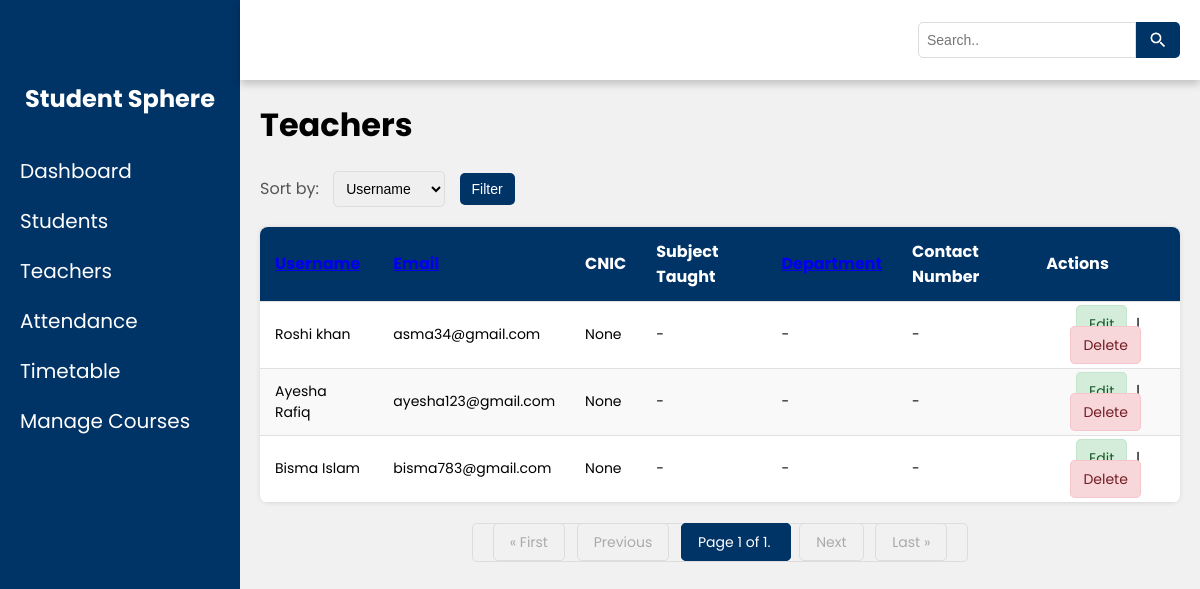
The page /teachers/ on the database as committed earlier.
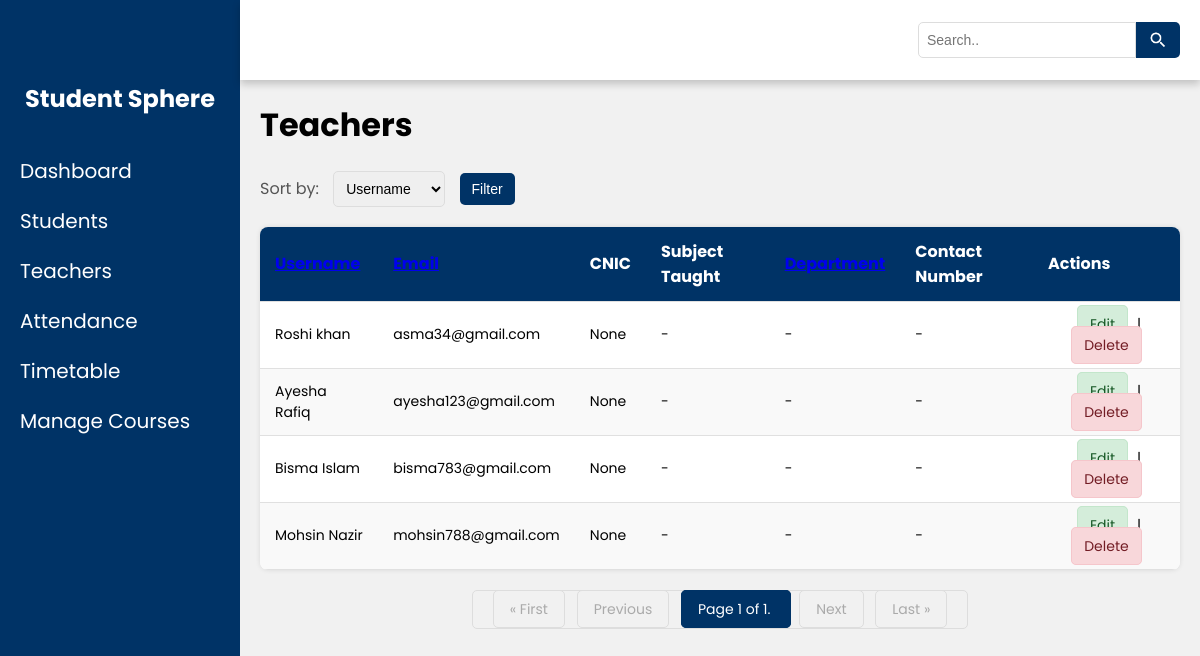
The same page on the database as committed later.
### student_management_app/models.py (models this page shows, shortened)
class Teacher(models.Model):
    user = models.OneToOneField(UserProfile, on_delete=models.CASCADE, primary_key=True)
    verification_code = models.CharField(max_length=100, blank=True, null=True)
    cnic = models.CharField(max_length=15, blank=True, null=True)
    subject_taught = models.CharField(max_length=100, blank=True, null=True)
    department = models.CharField(max_length=100, blank=True, null=True)
    contact_number = models.CharField(max_length=20, blank=True, null=True)

class UserProfile(AbstractUser):
    ROLE_CHOICES = [
        ('student', 'Student'),
        ('teacher', 'Teacher'),
        ('admin', 'Admin'),
    ]
    role = models.CharField(max_length=10, choices=ROLE_CHOICES, default='student')

### student_management_app/views.py (the view)
# urls.py: path('teachers/', views.teacher_list, name='teacher_list'),
def teacher_list(request):
    teachers = Teacher.objects.all()
    search_term = request.GET.get('search')
    if search_term:
        teachers = teachers.filter(
            Q(user__username__icontains=search_term) |
            Q(user__email__icontains=search_term) |
            Q(subject_taught__icontains=search_term) |
            Q(department__icontains=search_term)
        )
        teachers = teachers.annotate(
            relevance=Case(
                When(user__username__icontains=search_term, then=Value(10)),
                When(user__email__icontains=search_term, then=Value(5)),
                default=Value(1),
                output_field=IntegerField(),
            ),
            name_length=Length('user__username')
        ).order_by('-relevance',
                     'name_length')  # Important: Order by relevance and then name_length
    else:
        teachers = teachers.annotate(
            relevance=Value(0, output_field=IntegerField()),
            name_length=Length('user__username')
        )
    sort_by = request.GET.get('sort')
    if sort_by:
        if sort_by == 'username':
            teachers = teachers.order_by('user__username')
        elif sort_by == 'email':
            teachers = teachers.order_by('user__email')
        elif sort_by == 'department':
            teachers = teachers.order_by('department')
        elif sort_by == 'cnic':
            teachers = teachers.order_by('cnic')
        elif sort_by == 'contact_number':
            teachers = teachers.order_by('contact_number')
        elif sort_by == 'subject_taught':
            teachers = teachers.order_by('subject_taught')
        else:
            teachers = teachers.order_by('pk')  # Default to primary key if sort is invalid
    else:
        teachers = teachers.order_by('pk')  # Default ordering
    paginator = Paginator(teachers, 10)
    page_number = request.GET.get('page')
    page_obj = paginator.get_page(page_number)
    context = {
        'page_obj': page_obj,
        'search_term': search_term,
        'sort_by': sort_by,
    }
    return render(request, 'admin_teachers.html', context)

### student_management_app/context_processors.py (called while the page is built)
def user_role_processor(request):
    user_role = None
    if request.user.is_authenticated:
        user_role = getattr(request.user, 'role', 'Role_Attribute_Missing_In_Model')
        logger.info(f"Context Processor: User '{request.user.username}' is authenticated. Role found: '{user_role}'")
    else:
        logger.info("Context Processor: User is NOT authenticated.")
    return {'user_role': user_role}

### student_management_app/templates/admin_teachers.html (shortened to what the changed rows need)
<!DOCTYPE html>
<html lang="en">
<head>
    <link rel="stylesheet" href="/static/css/style4.css">
</head>
<body>
    <div class="side-menu">
        <br><br>
        <div class="fyp-name">
            <h2>Student Sphere</h2>
        </div>
    </div>
    <div class="container">
        <div class="content">
            <h1>Teachers</h1>
            <table>
                <thead>
                    <tr>
                        <th><a href="{% url 'teacher_list' %}?sort=username{% if search_term %}&search={{ search_term }}{% endif %}">Username</a></th>
                        <th><a href="{% url 'teacher_list' %}?sort=email{% if search_term %}&search={{ search_term }}{% endif %}">Email</a></th>
                        <th>CNIC</th>
                        <th>Subject Taught</th>
                        <th><a href="{% url 'teacher_list' %}?sort=department{% if search_term %}&search={{ search_term }}{% endif %}">Department</a></th>
                        <th>Contact Number</th>
                        <th>Actions</th>
                    </tr>
                </thead>
                <tbody>
                    {% for teacher in page_obj %}
                    <tr>
                        <td>{{ teacher.user.username }}</td>
                        <td>{{ teacher.user.email }}</td>
                        <td>{{ teacher.cnic }}</td>
                        <td>{{ teacher.subject_taught|default:"-" }}</td>
                        <td>{{ teacher.department|default:"-" }}</td>
                        <td>{{ teacher.contact_number|default:"-" }}</td>
                        <td>
                            <a href="{% url 'teacher_edit' teacher.pk %}">Edit</a> |
                            <a href="{% url 'teacher_delete' teacher.pk %}" onclick="confirmDelete(event, '{% url 'teacher_delete' teacher.pk %}')">Delete</a>
                        </td>
                    </tr>
                    {% empty %}
                    <tr><td colspan="7">No teachers found.</td></tr>
                    {% endfor %}
                </tbody>
            </table>
        </div>
    </div>
</body>
</html>

Rows that differ between the two databases and show on the page:
added Teacher: user.username "Mohsin Nazir", user.email "mohsin788@gmail.com", cnic "None", subject_taught "-", department "-", contact_number "-"
